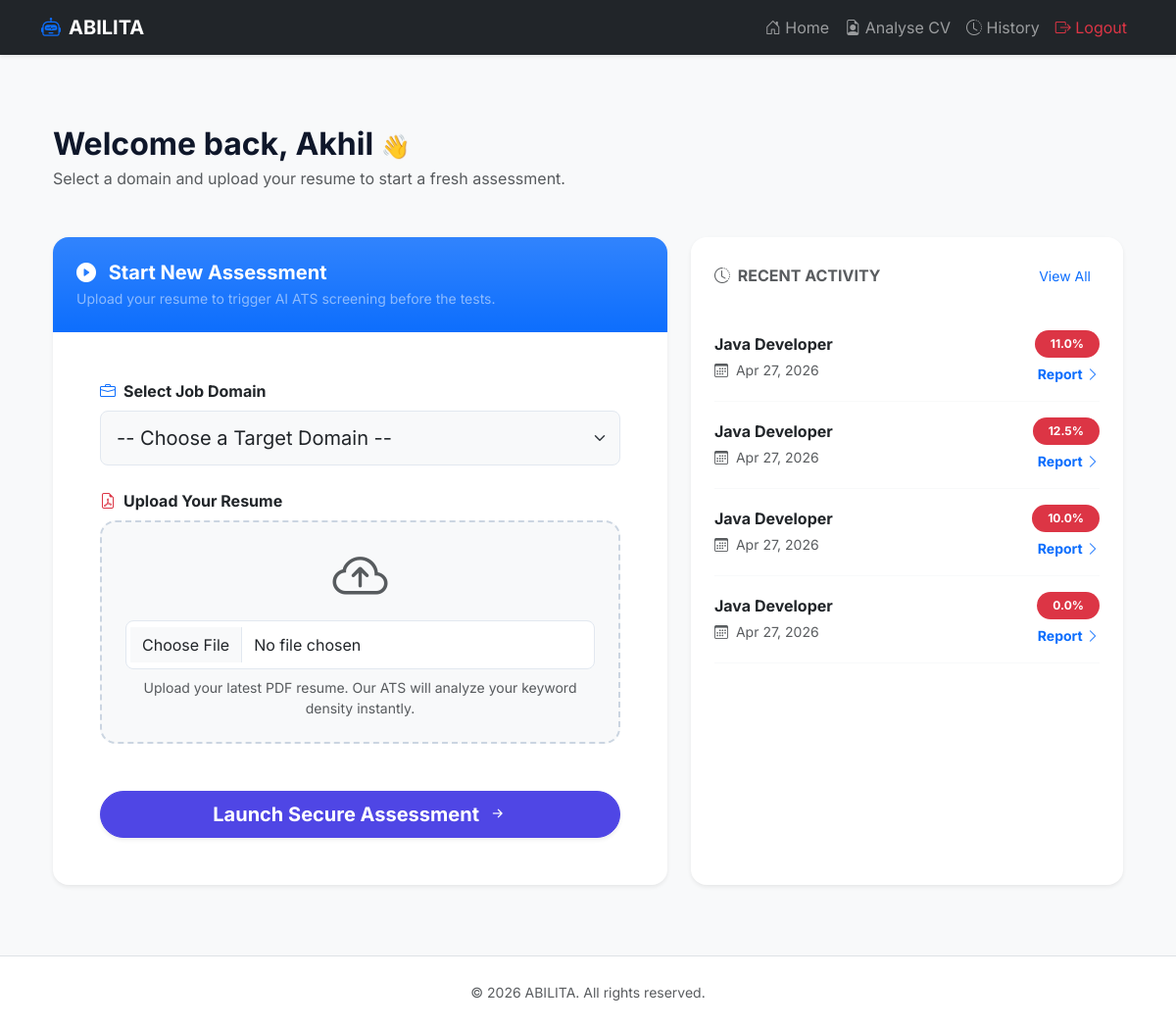
Page /users/dashboard/ (signed in) on the committed database.
### users/models.py (models this page shows, shortened)
class User(models.Model):
    name = models.CharField(max_length=255)
    email = models.EmailField(unique=True)
    password = models.CharField(max_length=255)
    selected_domain = models.CharField(max_length=100, blank=True, null=True)
    resume = models.FileField(upload_to='resumes/', blank=True, null=True)
    created_at = models.DateTimeField(auto_now_add=True)

class TestResult(models.Model):
    user = models.ForeignKey(User, on_delete=models.CASCADE)
    domain = models.CharField(max_length=100)
    aptitude_score = models.FloatField(default=0)
    interview_score = models.FloatField(default=0)
    total_score = models.FloatField(default=0)
    result_json = models.TextField(blank=True, null=True)
    created_at = models.DateTimeField(auto_now_add=True)

### users/views.py (the view, shortened to what this page needs)
# urls.py: path('dashboard/', views.user_dashboard, name='user_dashboard'),
@role_required('user')
def user_dashboard(request):
    user_id = request.session.get('user_id')
    user = User.objects.get(id=user_id)
    domains = DomainExpert.objects.values_list('domain', flat=True).distinct()
    recent_results = TestResult.objects.filter(user=user).order_by('-created_at')
    return render(request, 'users/dashboard.html', {'user': user, 'domains': domains, 'recent_results': recent_results})

### templates/users/dashboard.html (shortened to what this page needs)
{% extends 'base.html' %}
{% block content %}
<div class="container mt-4 fade-in">
    <div class="d-flex justify-content-between align-items-center mb-5">
        <div>
            <h2 class="fw-bold mb-1">Welcome back, {{ user.name }} <span class="fs-4">👋</span></h2>
            <p class="text-muted mb-0">Select a domain and upload your resume to start a fresh assessment.</p>
        </div>
    </div>
    <div class="row">
        <div class="col-lg-7 mb-4">
            <div class="card premium-card border-0 shadow-sm h-100 overflow-hidden">
                <div class="bg-primary bg-gradient p-4 text-white">
                    <h5 class="fw-bold mb-0"><i class="bi bi-play-circle-fill me-2"></i> Start New Assessment</h5>
                    <p class="text-white-50 mb-0 small mt-1">Upload your resume to trigger AI ATS screening before the tests.</p>
                </div>
                <div class="card-body p-4 p-sm-5">
                    <form method="post" enctype="multipart/form-data">
                        <div class="mb-4">
                            <label class="form-label fw-bold text-dark mb-2"><i class="bi bi-briefcase text-primary me-2"></i>Select Job Domain</label>
                            <select name="domain" class="form-select form-select-lg bg-light" required>
                                <option value="" disabled selected>-- Choose a Target Domain --</option>
                            </select>
                        </div>
                        <div class="mb-5">
                            <label class="form-label fw-bold text-dark mb-2"><i class="bi bi-file-earmark-pdf text-danger me-2"></i>Upload Your Resume</label>
                            <div class="p-4 border border-2 border-dashed rounded-4 text-center bg-light resume-dropzone">
                                <i class="bi bi-cloud-arrow-up display-4 text-muted mb-2 d-block"></i>
                                <input type="file" name="resume" class="form-control mt-2" accept=".pdf" required>
                                <span class="small text-muted mt-2 d-block">Upload your latest PDF resume. Our ATS will analyze your keyword density instantly.</span>
                            </div>
                        </div>
                        <button type="submit" class="btn btn-primary btn-lg w-100 fw-bold rounded-pill shadow-sm" id="btnLaunch">
                            Launch Secure Assessment <i class="bi bi-arrow-right-short ms-1"></i>
                        </button>
                    </form>
                </div>
            </div>
        </div>
        <div class="col-lg-5 mb-4">
            <div class="card premium-card border-0 shadow-sm h-100">
                <div class="card-header bg-transparent border-0 pt-4 pb-0 px-4">
                    <div class="d-flex justify-content-between align-items-center">
                        <h6 class="fw-bold text-uppercase text-muted mb-0"><i class="bi bi-clock-history me-1"></i> Recent Activity</h6>
                        <a href="{% url 'user_history' %}" class="btn btn-sm btn-link text-decoration-none">View All</a>
                    </div>
                </div>
                <div class="card-body p-4">
                    {% if recent_results %}
                        <div class="list-group list-group-flush border-0">
                            {% for r in recent_results|slice:":4" %}
                                <div class="list-group-item px-0 py-3 border-bottom border-light d-flex justify-content-between align-items-center">
                                    <div>
                                        <h6 class="fw-bold mb-1">{{ r.domain }}</h6>
                                        <small class="text-muted"><i class="bi bi-calendar3 me-1"></i> {{ r.created_at|date:"M d, Y" }}</small>
                                    </div>
                                    <div class="text-end">
                                        <span class="badge rounded-pill {% if r.total_score >= 80 %}bg-success{% elif r.total_score >= 50 %}bg-warning text-dark{% else %}bg-danger{% endif %} py-2 px-3 mb-1">
                                            {{ r.total_score }}%
                                        </span><br>
                                        <a href="{% url 'user_result' r.id %}" class="small text-decoration-none text-primary fw-bold">Report <i class="bi bi-chevron-right"></i></a>
                                    </div>
                                </div>
                            {% endfor %}
                        </div>
                    {% else %}
                        <div class="text-center p-5 mt-3">
                            <div class="display-1 text-light mb-3"><i class="bi bi-inbox"></i></div>
                            <h5 class="text-muted">No History Yet</h5>
                            <p class="small text-muted mb-0">Your completed assessments will appear here securely.</p>
                        </div>
                    {% endif %}
                </div>
            </div>
        </div>
    </div>
</div>
{% endblock %}

### static/css/style.css (style rules this page uses)
:root { --primary-color: #4f46e5; --primary-hover: #4338ca; --secondary-bg: #f8fafc; --dark-text: #0f172a; --light-text: #64748b; --border-color: #e2e8f0; }
body { font-family: 'Inter', sans-serif; background-color: var(--secondary-bg); color: var(--dark-text); -webkit-font-smoothing: antialiased; }
.premium-card { border-radius: 1rem; border: 1px solid var(--border-color); background: white; transition: transform 0.2s ease, box-shadow 0.2s ease; }
.btn-primary { background-color: var(--primary-color); border-color: var(--primary-color); font-weight: 500; }
.fade-in { animation: fadeIn 0.4s ease-out forwards; }
.form-control, .form-select { padding: 0.75rem 1rem; border-radius: 0.5rem; border-color: var(--border-color); }

### templates/users/dashboard.html (style rules this page uses)
.border-dashed { border-style: dashed !important; border-color: #cbd5e1 !important; }
.resume-dropzone { transition: background 0.2s ease; }

### rows in the picture
User: name "Akhil"
TestResult: domain "Java Developer", created_at "Apr 27, 2026", total_score "11.0"
TestResult: domain "Java Developer", created_at "Apr 27, 2026", total_score "12.5"
TestResult: domain "Java Developer", created_at "Apr 27, 2026", total_score "10.0"
TestResult: domain "Java Developer", created_at "Apr 27, 2026", total_score "0.0"
